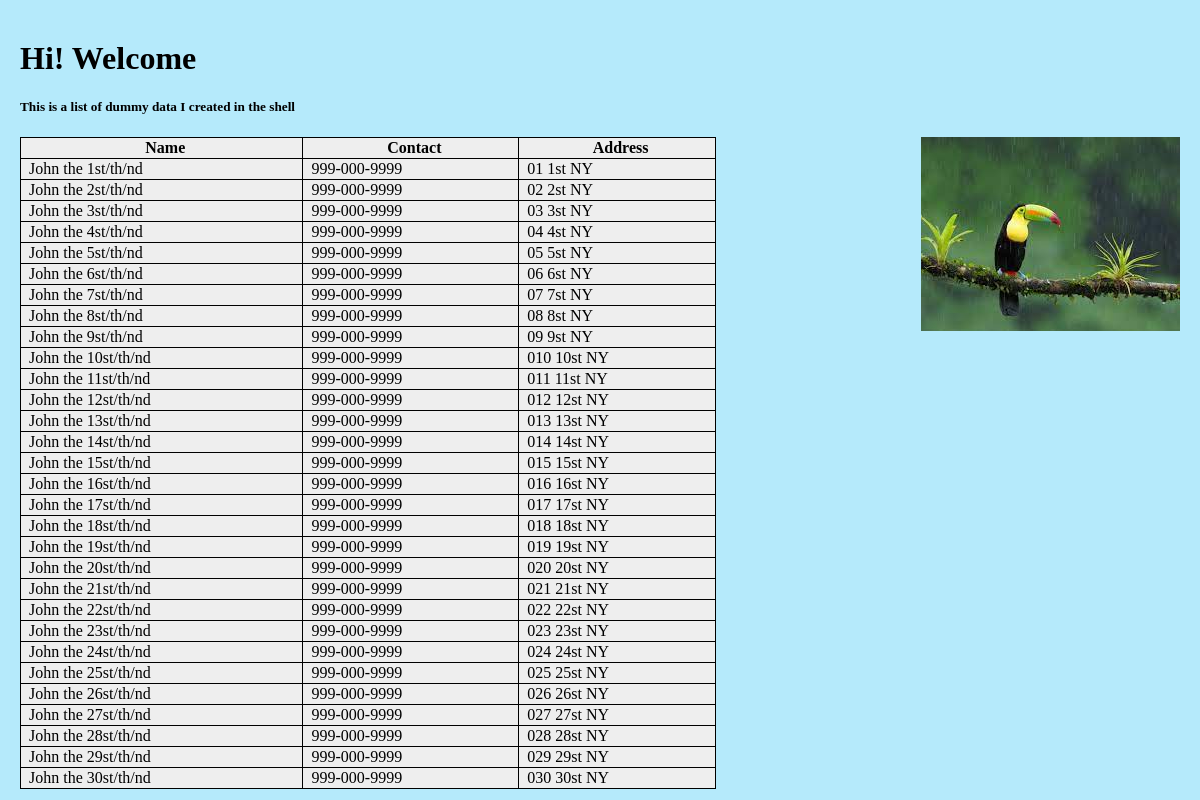
The page / on the database its author committed.
### firstapplication/models.py (models this page shows)
class Name(models.Model):
    name = models.CharField(max_length=30)
    def __str__(self):
        return self.name

class Contact(models.Model):
    name = models.ForeignKey(Name, on_delete=models.CASCADE)
    contact = models.CharField(max_length=15)
    def __str__(self):
        return self.contact

class Address(models.Model):
    name = models.ForeignKey(Name, on_delete=models.CASCADE)
    address = models.CharField(max_length=30)
    def __str__(self):
        return self.address

### firstapplication/views.py (the view)
# urls.py: 2. Add a URL to urlpatterns:  path('', views.home, name='home')
def home(request):
    objs = Name.objects.all
    context = {'people' : objs}
    return render(request, 'firstapplication/home.html', context)

### firstapplication/templates/firstapplication/home.html (shortened to what this page needs)
{% extends 'firstapplication/base.html' %} {% load static %} {% block head %}
<link rel="stylesheet" href="{% static 'firstapplication/home.css' %}" />
{% endblock %} {% block content %}
<div class="container">
  <h5>This is a list of dummy data I created in the shell</h5>
</div>
<div class="container">
  <table>
    <tr>
      <th>Name</th>
      <th>Contact</th>
      <th>Address</th>
    </tr>
    {% for person in people %}
    <tr>
      <td>{{ person }}</td>
      <td>{{ person.contact_set.first }}</td>
      <td>{{ person.address_set.first }}</td>
    </tr>
    {% endfor %}
  </table>
</div>
<div class='container bird'>
  <img src="{% static 'firstapplication/bird.jpeg' %}" ></img>
</div>
{% endblock %}

### firstapplication/templates/firstapplication/base.html
<!DOCTYPE html>
{% load static %}
<html>
  <head>
    <h1>Hi! Welcome</h1>
    {% block head %} {% endblock %}
  </head>
  <body>
    {% block content %} {% endblock %}
  </body>
</html>

### firstapplication/static/firstapplication/home.css (style rules this page uses)
td, table, th { border: 1px solid black; }
table { border-collapse: collapse; width: 60%; text-indent: 7px; float: left; }
tr { background-color: #eee; }
body { background-color: #b5eafb; margin: 40px 20px 10px; }
.bird { float: right; }

### rows shown on the page
Name: name "John the 1st/th/nd", contact_set.first "999-000-9999", address_set.first "01 1st NY"
Name: name "John the 2st/th/nd", contact_set.first "999-000-9999", address_set.first "02 2st NY"
Name: name "John the 3st/th/nd", contact_set.first "999-000-9999", address_set.first "03 3st NY"
Name: name "John the 4st/th/nd", contact_set.first "999-000-9999", address_set.first "04 4st NY"
Name: name "John the 5st/th/nd", contact_set.first "999-000-9999", address_set.first "05 5st NY"
Name: name "John the 6st/th/nd", contact_set.first "999-000-9999", address_set.first "06 6st NY"
Name: name "John the 7st/th/nd", contact_set.first "999-000-9999", address_set.first "07 7st NY"
Name: name "John the 8st/th/nd", contact_set.first "999-000-9999", address_set.first "08 8st NY"
Name: name "John the 9st/th/nd", contact_set.first "999-000-9999", address_set.first "09 9st NY"
Name: name "John the 10st/th/nd", contact_set.first "999-000-9999", address_set.first "010 10st NY"
Name: name "John the 11st/th/nd", contact_set.first "999-000-9999", address_set.first "011 11st NY"
Name: name "John the 12st/th/nd", contact_set.first "999-000-9999", address_set.first "012 12st NY"
Name: name "John the 13st/th/nd", contact_set.first "999-000-9999", address_set.first "013 13st NY"
Name: name "John the 14st/th/nd", contact_set.first "999-000-9999", address_set.first "014 14st NY"
Name: name "John the 15st/th/nd", contact_set.first "999-000-9999", address_set.first "015 15st NY"
Name: name "John the 16st/th/nd", contact_set.first "999-000-9999", address_set.first "016 16st NY"
Name: name "John the 17st/th/nd", contact_set.first "999-000-9999", address_set.first "017 17st NY"
Name: name "John the 18st/th/nd", contact_set.first "999-000-9999", address_set.first "018 18st NY"
Name: name "John the 19st/th/nd", contact_set.first "999-000-9999", address_set.first "019 19st NY"
Name: name "John the 20st/th/nd", contact_set.first "999-000-9999", address_set.first "020 20st NY"
Name: name "John the 21st/th/nd", contact_set.first "999-000-9999", address_set.first "021 21st NY"
Name: name "John the 22st/th/nd", contact_set.first "999-000-9999", address_set.first "022 22st NY"
Name: name "John the 23st/th/nd", contact_set.first "999-000-9999", address_set.first "023 23st NY"
Name: name "John the 24st/th/nd", contact_set.first "999-000-9999", address_set.first "024 24st NY"
Name: name "John the 25st/th/nd", contact_set.first "999-000-9999", address_set.first "025 25st NY"
Name: name "John the 26st/th/nd", contact_set.first "999-000-9999", address_set.first "026 26st NY"
Name: name "John the 27st/th/nd", contact_set.first "999-000-9999", address_set.first "027 27st NY"
Name: name "John the 28st/th/nd", contact_set.first "999-000-9999", address_set.first "028 28st NY"
Name: name "John the 29st/th/nd", contact_set.first "999-000-9999", address_set.first "029 29st NY"
Name: name "John the 30st/th/nd", contact_set.first "999-000-9999", address_set.first "030 30st NY"
